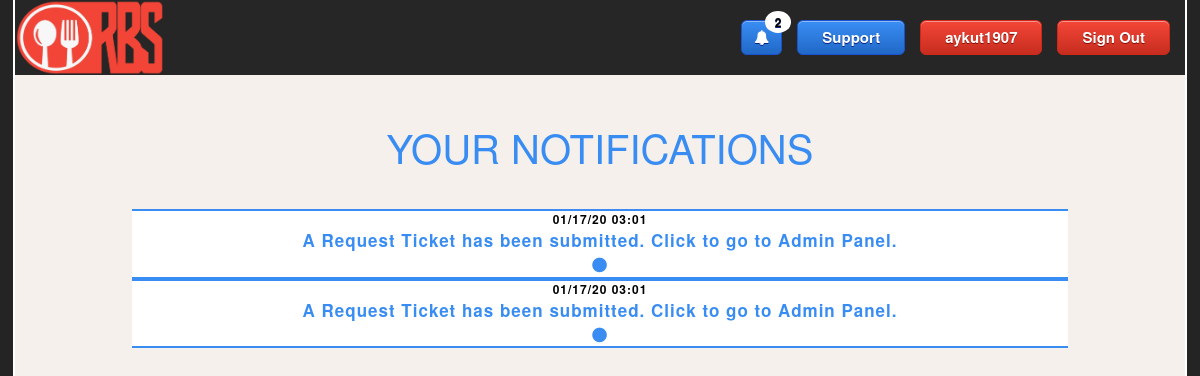
Page /Project/notifications.php (signed in) on the committed database.
### tables this page shows
CREATE TABLE notification (
  `id` bigint(20) NOT NULL AUTO_INCREMENT,
  `toName` varchar(45) NOT NULL,
  `text` longtext DEFAULT NULL,
  `link` longtext DEFAULT NULL,
  `isRead` tinyint(4) DEFAULT NULL,
  `date_sent` timestamp NOT NULL DEFAULT current_timestamp(),
  PRIMARY KEY (`id`)
);

### Project/notificationCounter.php (called while the page is built, shortened)
<?php
include("dbconnect.php");
$username44 = $_SESSION['username'];
$sqlUnread = "SELECT * FROM notification WHERE toName = '$username44' and isRead = 0 ORDER BY date_sent DESC";
$queryUnread = mysqli_query($conn, $sqlUnread);
$unreadCount = mysqli_num_rows($queryUnread);
?>

### Project/notifications.php (the view, shortened to what this page needs)
<!DOCTYPE html>
<link rel="stylesheet" href="style.css"></link>
<?php include('bootstrapinclude.php') ?>
<?php
include('dbconnect.php');
?>
<?php
if (isset($_SESSION['username'])) {
    include('notificationCounter.php');
}
?>
<html>
    <head>
</head>
<body>
<div class="container" id="fullC">
    <div class="top">
        <?php if (isset($_SESSION['success'])): ?>
            <a href="SignOut.php"><button  id="signout">Sign Out </button></a>
            <a href='userProfile.php?varname=<?php echo $_SESSION['username'] ?>'><button id="profile" ><?php echo $_SESSION['username'] ?></button></a>
            <a href ="support.php"><button id ="support"> Support</button> </a>
            <a href="notifications.php" class="notification">
                <i class="fa fa-bell" aria-hidden="true"></i>
                <?php if ($unreadCount > 0): ?>
                    <span class = "badge"><?php echo $unreadCount;
                    ?></span>
                <?php endif ?>
            </a>
            <a href="index.php"><img src="img/LOGO.png" alt="RBS" style="width:150px;"></a>
        <?php endif ?>
    </div>
    <h1 style="color:#388CF2">YOUR NOTIFICATIONS</h1>
    <div class="myNotifications">
        <?php
        while ($row = mysqli_fetch_array($queryUnread, MYSQLI_ASSOC)):
            $date_sent = $row['date_sent'];
            $date_sent = date("m/d/y H:m", strtotime($date_sent));
            $text = $row['text'];
            ?>
            <a href="notificationRedirect.php?varname=<?php echo $row['id']; ?>">
                <div style="width:100%;" class="notificationCard">
                    <p style="color:black;font-size:12px;"><?php echo $date_sent ?></p><p><?php echo $text; ?><p><i class="fa fa-circle" aria-hidden="true"></i>
                </div>
            </a>
            <?php
        endwhile
        ?>
    </div>
</body>
</html>

### Project/style.css (style rules this page uses)
html { height:100%; }
body { height:100%; background-repeat:no-repeat; background-attachment:fixed; background-position:top; background-image:url("img/homeBG.png") }
.top { background-color:#262626; }
.top img { size:landscape; width:250px; height:75px; }
.top button { float : right ; margin-top : 20px; margin-right : 15px; box-shadow:inset 0px 1px 0px 0px #f5978e; background:linear-gradient(to bottom, #f24537 5%, #c62d1f 100%); background-color:#f24537; border-radius:6px; border:1px solid #d02718; display:inline-block; cursor:pointer; color:#ffffff; font-size:15px; font-weight:bold; padding:6px 24px; text-decoration:none; text-shadow:0px 1px 0px #810e05; }
.container { min-height:1080px; width:100%; height:auto; background:#F6F0ED; box-shadow:0px 2px 0px 2px white; }
#fullC { height:auto; }
.notification { float:right; margin-top : 20px; margin-right : 15px; color:#ffffff; text-decoration: none; padding: 6px 12px; position: relative; display: inline-block; box-shadow:inset 0px 1px 0px 0px #8EB9F5; background:linear-gradient(to bottom, #388CF2 5%, #2068C7 100%); background-color:#388CF2; border-radius:6px; border:1px solid #1953D1; font-size:15px; font-weight:bold; text-shadow:0px 1px 0px #052482; }
.notification .badge { position: absolute; top: -10px; right: -10px; padding: 5px 10px; border-radius: 50%; background-color: white; color: black; }
#support, .support { margin-top:20px; box-shadow:inset 0px 1px 0px 0px #8EB9F5; background:linear-gradient(to bottom, #388CF2 5%, #2068C7 100%); background-color:#388CF2; border-radius:6px; border:1px solid #1953D1; display:inline-block; cursor:pointer; color:#ffffff; font-size:15px; font-weight:bold; padding:6px 24px; text-decoration:none; text-shadow:0px 1px 0px #052482; }
.container h1 { text-align:center ; font-size:40px; color:#f24537; margin-top : 50px; }
#profile { top: 25px; right: 130px; }
#signout { top: 25px; right: 10px; }
* { box-sizing: border-box; }
.myNotifications { width:80%; margin-top:40px; margin-bottom:40px; margin-left:auto; margin-right:auto; max-height:600px; overflow-y:auto; }
.notificationCard { width:80%; margin:auto; text-align:center; background-color:white; border-top:2px solid #388CF2; border-bottom:2px solid #388CF2; font-weight:bold; color:#388CF2; }
.notificationCard p { font-size:17px; margin:auto; width:90%; letter-spacing:1px; }

### Project/bootstrapinclude.php (style rules this page uses)
.container { padding-right:0px; padding-left:0px; }

### rows in the picture
notification: date_sent "01/17/20 03:01", text "A Request Ticket has been submitted. Click to go to Admin Panel."
notification: date_sent "01/17/20 03:01", text "A Request Ticket has been submitted. Click to go to Admin Panel."

### other values in the picture
$_SESSION['username'] "aykut1907"
$unreadCount "2"
